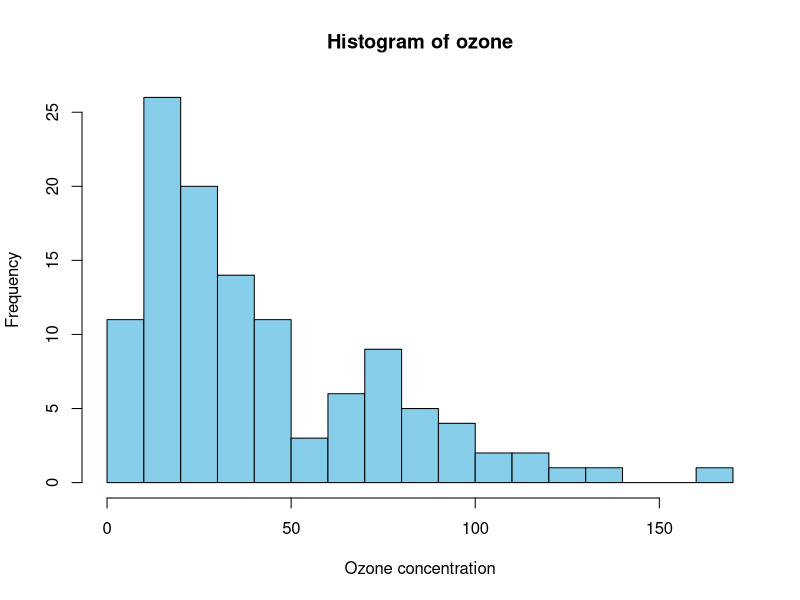
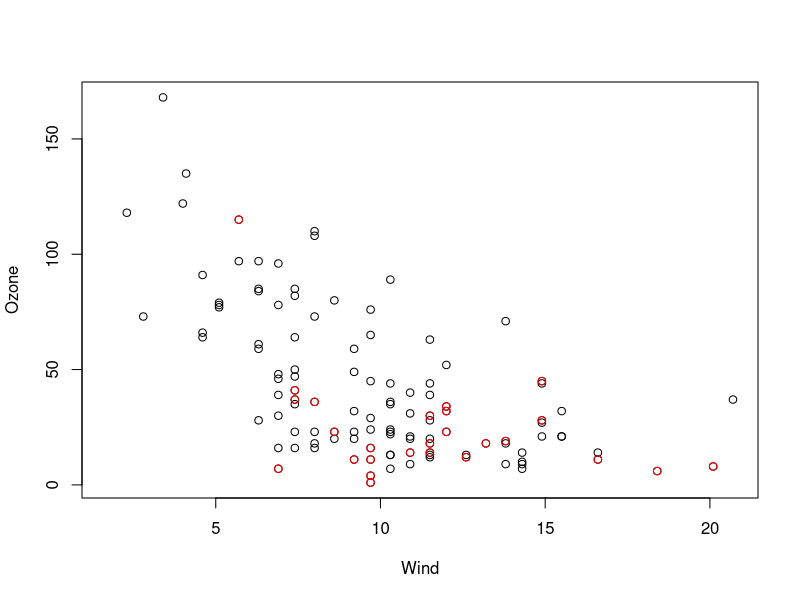
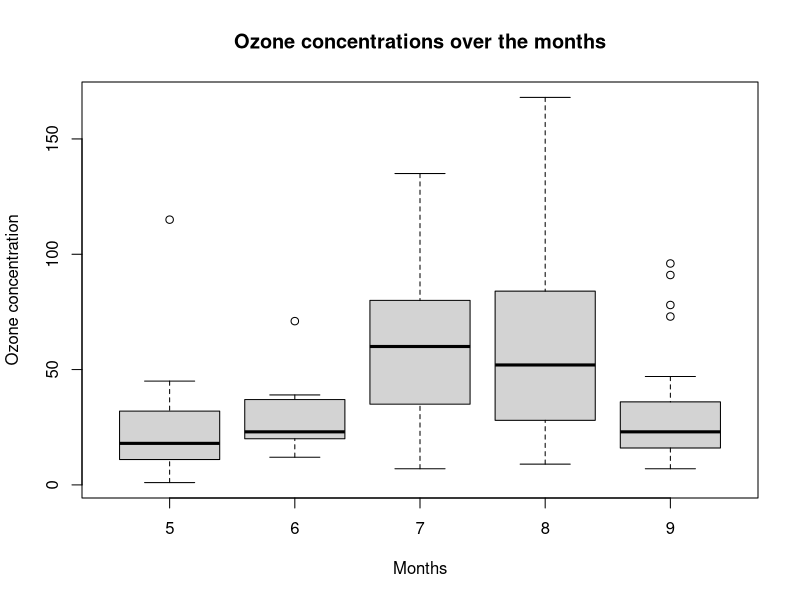
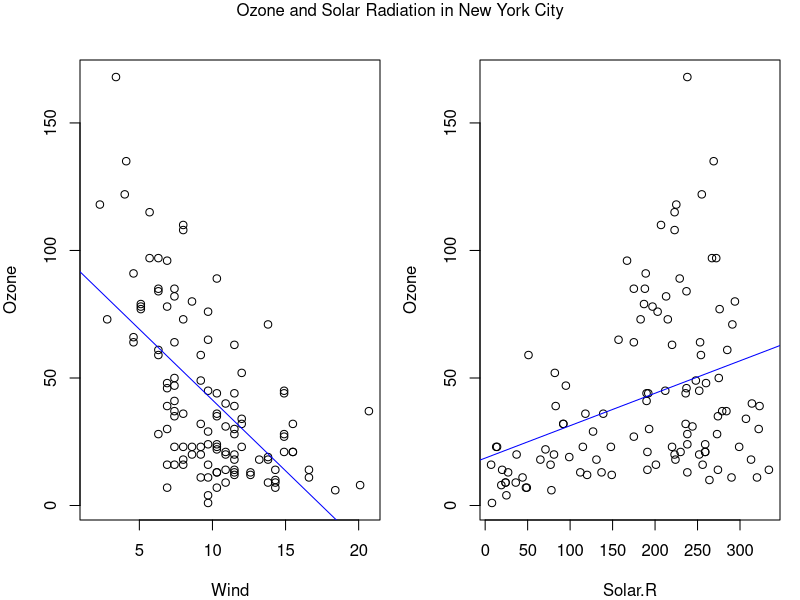
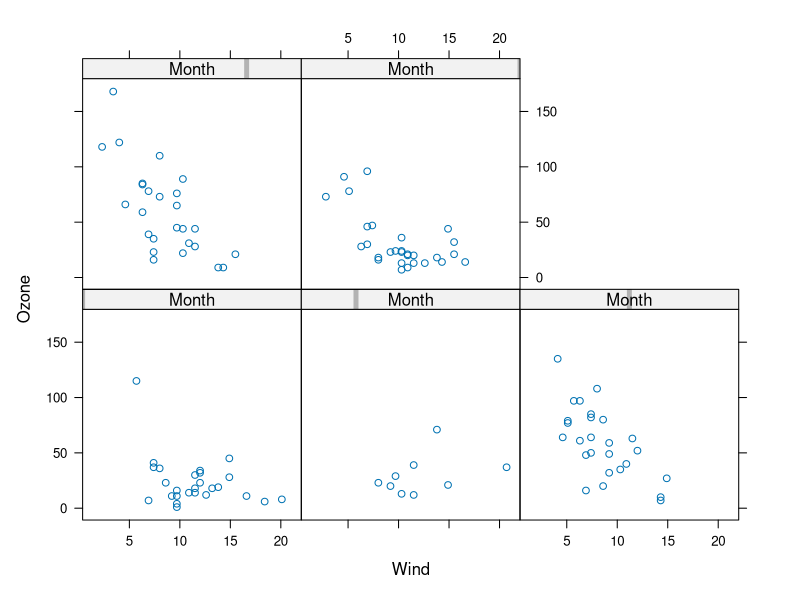
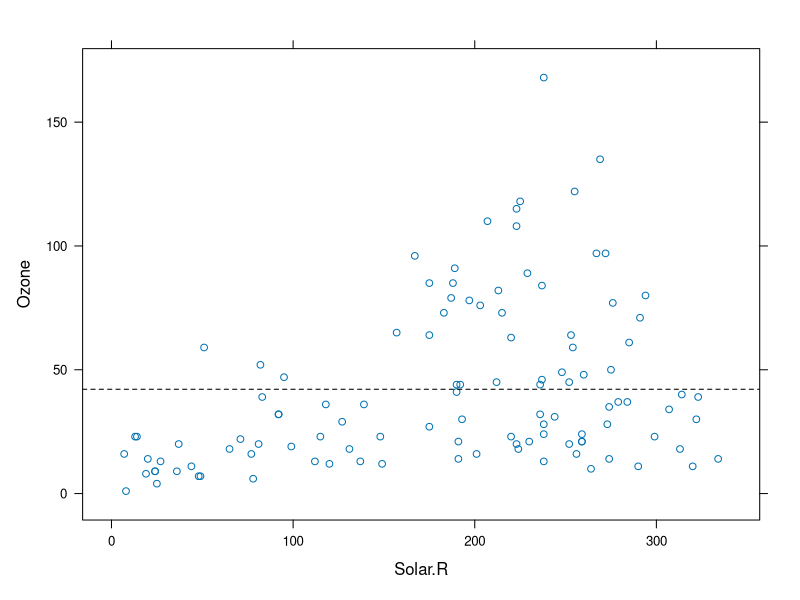
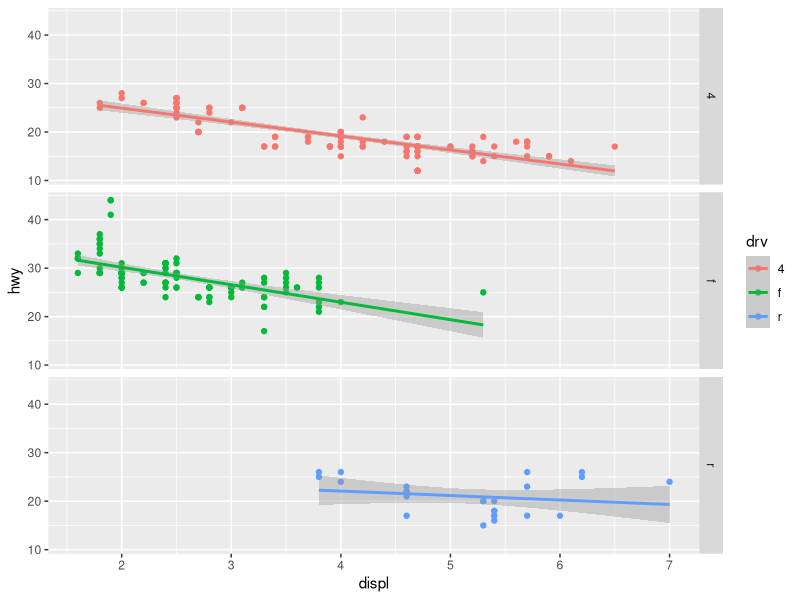
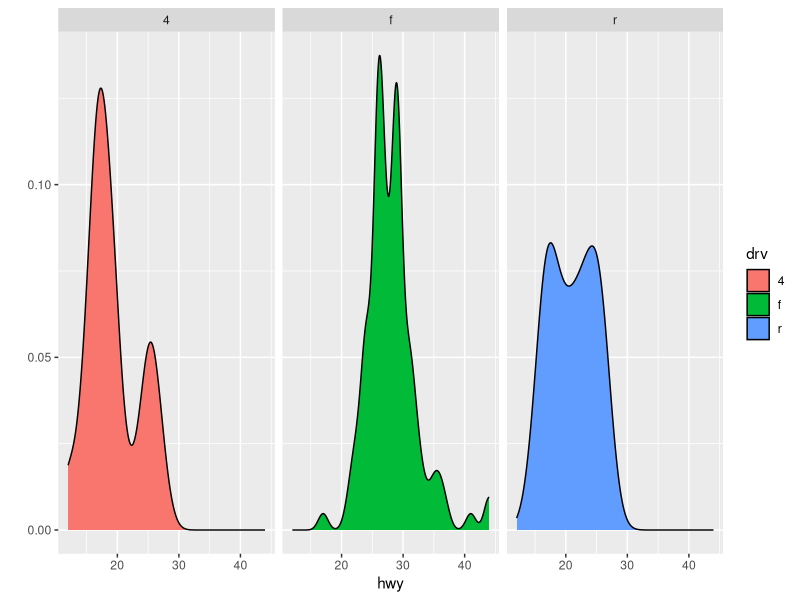

Reproduce these figures in R, in order.
## ---- chunk 1
dput(names(mtcars))
## ---- chunk 2
fit <- lm(Ozone ~ Wind + Temp +Solar.R, data = airquality)
## ---- chunk 3
library(xtable)
xt <- xtable(summary(fit))
print(xt, tupr = "html")
## ---- chunk 4
library(datasets)
hist(airquality$Ozone, col = "skyblue", breaks = 20, main = "Histogram of ozone", xlab = "Ozone concentration")

## ---- chunk 5
with(airquality, plot(Wind, Ozone))
with(subset(airquality, Month == 5), points(Wind, Ozone, col = "red"))

## ---- chunk 6
boxplot(Ozone ~ Month, data = airquality, main = "Ozone concentrations over the months", xlab = "Months", ylab = "Ozone concentration")
## ---- chunk 7
model.wind <- lm(Ozone ~ Wind, airquality)
model.solar <- lm(Ozone ~ Solar.R, airquality)
par(mfrow = c(1, 2), oma = c(0, 0, 1, 0), mar = c(4, 4, 2, 1))
with(airquality, {
  plot(Wind, Ozone)
  abline(model.wind, col = "blue")
  plot(Solar.R, Ozone)
  abline(model.solar, col = "blue")
  mtext("Ozone and Solar Radiation in New York City", outer = T)
})

## ---- chunk 8
library(lattice)

## ---- chunk 9
xyplot(Ozone ~ Wind | Month, airquality)
## ---- chunk 10
#custom panel function
xyplot(Ozone ~ Solar.R, airquality, panel = function(x, y, ...){
  panel.xyplot(x, y, ...) #first call the default panel function
  panel.abline(h = mean(y, na.rm = T), lty = 2)
})
## ---- chunk 11
library(ggplot2)

## ---- chunk 12
qplot(displ, hwy, data = mpg, color = drv, geom = c("point", "smooth"), facets = drv ~ ., method = "lm")
## ---- chunk 13
qplot(hwy, data = mpg, facets = . ~ drv, fill = drv, geom = "density")
## ---- chunk 14
g <- ggplot(mpg, aes(displ, hwy))
g + geom_point(aes(color = drv)) + facet_grid(. ~ drv) + geom_smooth(method = "lm", linetype = 3, size = 1) + labs(title = "Gasoline consumtion vs. engine displacement", x = "Engine displacement, in litres", y = " Highway miles per gallon") + theme_bw()
## ---- chunk 15
#
df <- data.frame(x = 1:100, y = rnorm(100))
df[50, 2] <- 100 #outlier!
g <- ggplot(df, aes(x, y))
g + geom_line() + coord_cartesian(ylim = c(-3, 3))
## ---- chunk 16
#Calculate the deciles of the data
cutpoints <- quantile(airquality$Ozone, seq(0, 1, length = 4), na.rm = T)

#Cut the data and create new factor variable
airquality$O3level <- cut(airquality$Ozone, cutpoints)

#Set the descriptive levels
levels(airquality$O3level) <- c("low", "middle", "high")

#Setup ggplot() with data frame
g <- ggplot(airquality, aes(Wind, Ozone))
g + geom_point(alpha = 1/2) + facet_grid(. ~ O3level) + geom_smooth(method = "lm")
